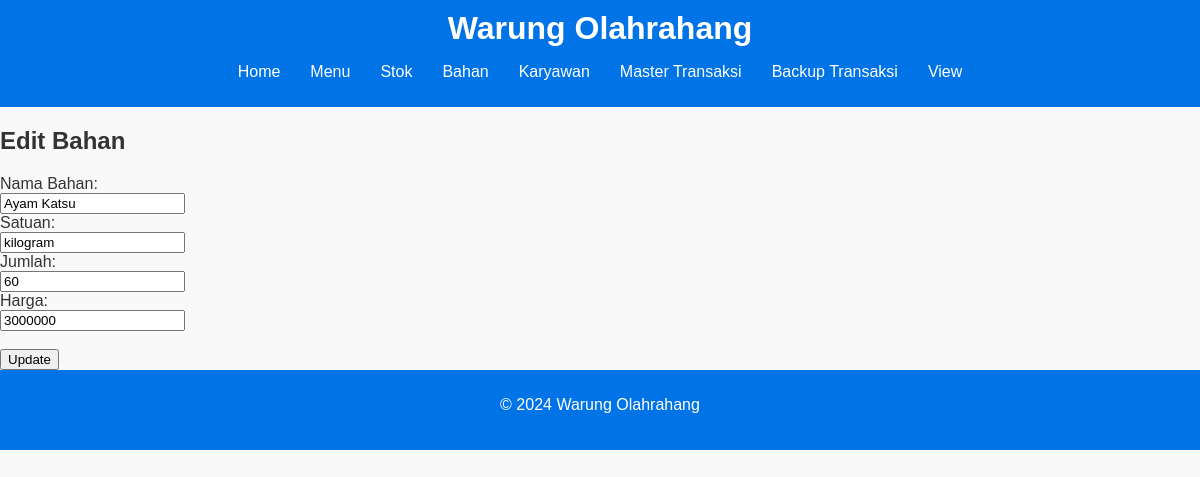
The app's page /bahan/update.php?kd_bhn=ORB-001 with its own data.
### tables this page shows
CREATE TABLE `bahan` (
  `kd_bhn` char(10) NOT NULL,
  `nm_bhn` char(30) NOT NULL,
  `satuan` char(10) NOT NULL,
  `jml_bhn` int(3) NOT NULL,
  `hrg_bhn` int(10) NOT NULL
);

### bahan/update.php (the view, shortened to what this page needs)
<?php include('../partials/header.php'); ?>
<?php include('../config/database.php'); ?>
<h2>Edit Bahan</h2>
<?php
$kd_bhn = $_GET['kd_bhn'];
$sql = "SELECT * FROM bahan WHERE kd_bhn='$kd_bhn'";
$result = $conn->query($sql);
$row = $result->fetch_assoc();
?>
<form action="" method="post">
    <label for="nm_bhn">Nama Bahan:</label><br>
    <input type="text" id="nm_bhn" name="nm_bhn" value="<?php echo $row['nm_bhn']; ?>"><br>
    <label for="satuan">Satuan:</label><br>
    <input type="text" id="satuan" name="satuan" value="<?php echo $row['satuan']; ?>"><br>
    <label for="jml_bhn">Jumlah:</label><br>
    <input type="number" id="jml_bhn" name="jml_bhn" value="<?php echo $row['jml_bhn']; ?>"><br>
    <label for="hrg_bhn">Harga:</label><br>
    <input type="number" id="hrg_bhn" name="hrg_bhn" value="<?php echo $row['hrg_bhn']; ?>"><br><br>
    <input type="submit" name="submit" value="Update">
</form>
<?php include('../partials/footer.php'); ?>

### css/style.css (style rules this page uses)
body { font-family: Arial, sans-serif; margin: 0; padding: 0; background-color: #f9f9f9; color: #333; }

### records on screen
bahan: nm_bhn "Ayam Katsu", satuan "kilogram", jml_bhn "60", hrg_bhn "3000000"
